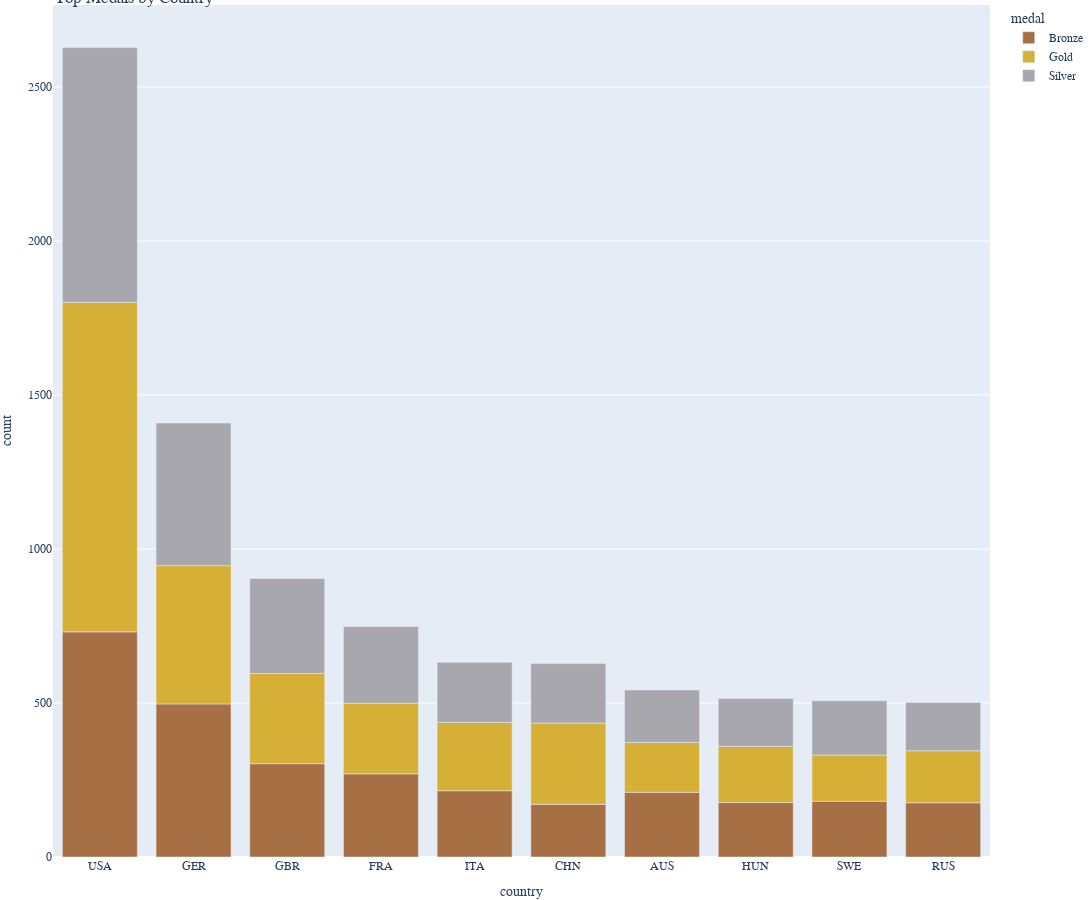

Source (notebook cell):
### Code cell
athlete_Event_Results = pd.read_csv('Dataset/Olympic_Athlete_Event_Results.csv', sep=',')
athlete_Event_Results = athlete_Event_Results.replace(["na"], None)

athlete_results = athlete_Event_Results[athlete_Event_Results["edition"].str.contains("Winter") == False]   # apenas jogos de verao


athlete_results = athlete_results[athlete_results["country_noc"].str.contains("MIX")==False] # Impossivel dividir
athlete_results = athlete_results[athlete_results["country_noc"].str.contains("EUN")==False] # Impossivel dividir
athlete_results = athlete_results[athlete_results["country_noc"].str.contains("IOA")==False] # Impossivel dividir
athlete_results = athlete_results[athlete_results["country_noc"].str.contains("BOH")==False]    # Eslováquia + Republica Checa
athlete_results = athlete_results[athlete_results["country_noc"].str.contains("ANZ")==False]    # Australia + Nova Zelandia + Nova Guine + partes da Indonesia
athlete_results = athlete_results[athlete_results["country_noc"].str.contains("TCH")==False]    # Eslováquia + Republica Checa
athlete_results = athlete_results[athlete_results["country_noc"].str.contains("YUG")==False] # Bosnia + Croacia + Macedonia + Montenegro + Eslovenia + Servia
athlete_results = athlete_results[athlete_results["country_noc"].str.contains("URS")==False] # Russia + Letonia + Lituania + Estonia + Georgia + Armenia + Azerbaijao + Bielorrussia + Cazaquistao + Moldavia + Quirguistao + Tajiquistao + Turquemenistao + Ucrania + Usbequistao
athlete_results = athlete_results[athlete_results["country_noc"].str.contains("UAR")==False]  # Egypt + Syria + Faixa de Gaza
athlete_results = athlete_results[athlete_results["country_noc"].str.contains("WIF")==False] # Antigua + Barbados + Cayman Islands + Dominica + Grenada + Jamaica + Montserrat + St Christopher-Nevis-Anguilla + Saint Lucia	+ St Vincent and the Grenadines	+ Trinidad and Tobago + Turks and Caicos Islands	

athlete_results['country_noc'] = athlete_results['country_noc'].replace(['FRG'], 'GER')
athlete_results['country_noc'] = athlete_results['country_noc'].replace(['GDR'], 'GER')

athlete_results['country_noc'] = athlete_results['country_noc'].replace(['HKG'], 'CHN')

athlete_results['country_noc'] = athlete_results['country_noc'].replace(['ROC'], 'RUS')



athlete_results = athlete_results.reset_index()

athlete_results = athlete_results.drop(columns=['result_id','athlete','athlete_id','pos', 'index'])

athlete_results['edition'] = athlete_results['edition'].str.split().str[0].astype(int)

repeat = []
i=0
while(i < len(athlete_results)):
    if athlete_results.loc[i, 'isTeamSport'] == True:
        auxi = i + 1 
        p = athlete_results.loc[i, 'country_noc']
        e = athlete_results.loc[i, 'event']
        a = athlete_results.loc[i, 'edition_id']
        while((athlete_results.loc[auxi, 'country_noc'] == p) and (athlete_results.loc[auxi, 'event'] == e) and (athlete_results.loc[auxi, 'edition_id'] == a)):
            repeat.append(auxi)
            auxi += 1
        i = auxi-1
    i+=1

athlete_results.drop(repeat, inplace=True)

athlete_aux = athlete_results.copy()

athlete_results['medal'] = athlete_results['medal'].replace([None], 0)
athlete_results['medal'] = athlete_results['medal'].replace(['Gold'], 1)
athlete_results['medal'] = athlete_results['medal'].replace(['Silver'], 1)
athlete_results['medal'] = athlete_results['medal'].replace(['Bronze'], 1)

athlete_results = athlete_results.drop(columns=['edition_id','sport','event','isTeamSport'])

medals = pd.DataFrame(athlete_results.groupby(['country_noc']).sum()).reset_index().sort_values(by=['medal'], ascending=False).head(10)

athlete_aux = athlete_aux[athlete_aux['country_noc'].isin(medals['country_noc'])]

medals = pd.DataFrame(athlete_aux.groupby(['country_noc' , 'medal']).count()).reset_index()
medals.drop(columns=['edition_id','sport','event','isTeamSport'], inplace=True)
medals.rename(columns={'edition': 'count', 'country_noc': 'country'}, inplace=True)

colors = ['#D6AF36', '#A7A7AD', '#A77044']

fig = px.bar(medals, x="country", y="count", color='medal', 
             color_discrete_map={
                'Gold': '#D6AF36',
                'Silver': '#A7A7AD',
                'Bronze': '#A77044'}, width=1200, height=800,
                title="Top Medals by Country").update_xaxes(categoryorder="total descending").update_layout(font_family= 'Cabin', margin={'t':5, 'b':5, 'r': 3, 'l': 3})
fig.show()

### Figure 1 — Plotly figure (JSON) as saved in the notebook; plotly's stock layout.template omitted (floating-point values rounded to 4 significant figures)
{"data": [{"alignmentgroup": "True", "hovertemplate": "medal=Bronze<br>country=%{x}<br>count=%{y}<extra></extra>", "legendgroup": "Bronze", "marker": {"color": "#A77044", "pattern": {"shape": ""}}, "name": "Bronze", "offsetgroup": "Bronze", "orientation": "v", "showlegend": true, "textposition": "auto", "type": "bar", "x": ["AUS", "CHN", "FRA", "GBR", "GER", "HUN", "ITA", "RUS", "SWE", "USA"], "xaxis": "x", "y": [210, 171, 270, 303, 497, 177, 215, 176, 181, 731], "yaxis": "y"}, {"alignmentgroup": "True", "hovertemplate": "medal=Gold<br>country=%{x}<br>count=%{y}<extra></extra>", "legendgroup": "Gold", "marker": {"color": "#D6AF36", "pattern": {"shape": ""}}, "name": "Gold", "offsetgroup": "Gold", "orientation": "v", "showlegend": true, "textposition": "auto", "type": "bar", "x": ["AUS", "CHN", "FRA", "GBR", "GER", "HUN", "ITA", "RUS", "SWE", "USA"], "xaxis": "x", "y": [162, 264, 229, 293, 449, 182, 222, 169, 150, 1070], "yaxis": "y"}, {"alignmentgroup": "True", "hovertemplate": "medal=Silver<br>country=%{x}<br>count=%{y}<extra></extra>", "legendgroup": "Silver", "marker": {"color": "#A7A7AD", "pattern": {"shape": ""}}, "name": "Silver", "offsetgroup": "Silver", "orientation": "v", "showlegend": true, "textposition": "auto", "type": "bar", "x": ["AUS", "CHN", "FRA", "GBR", "GER", "HUN", "ITA", "RUS", "SWE", "USA"], "xaxis": "x", "y": [170, 193, 249, 308, 463, 156, 195, 157, 176, 827], "yaxis": "y"}], "layout": {"barmode": "relative", "font": {"family": "Cabin"}, "height": 900, "legend": {"title": {"text": "medal"}, "tracegroupgap": 0}, "margin": {"b": 5, "l": 3, "r": 3, "t": 5}, "title": {"text": "Top Medals by Country"}, "width": 1200, "xaxis": {"anchor": "y", "categoryorder": "total descending", "domain": [0, 1], "title": {"text": "country"}}, "yaxis": {"anchor": "x", "domain": [0, 1], "title": {"text": "count"}}}}
